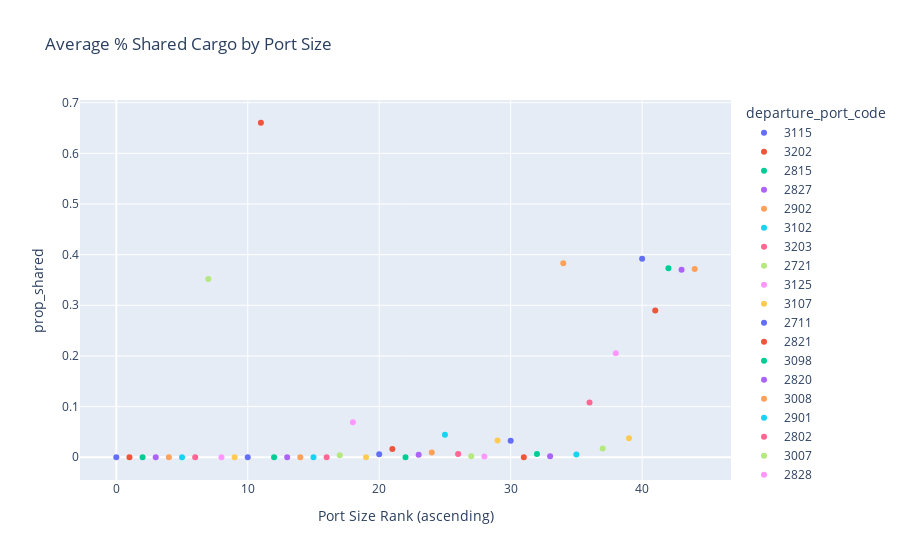

Notebook source saved alongside this figure:
### Code cell
px.scatter(port_share_df, x=port_share_df.index, y=port_share_df.prop_shared,
           color=port_share_df.departure_port_code,
           labels={'index':'Port Size Rank (ascending)'},
           title='Average % Shared Cargo by Port Size'
           )

### Figure 1 — Plotly figure (JSON) as saved in the notebook; plotly's stock layout.template omitted (floating-point values rounded to 4 significant figures)
{"data": [{"hovertemplate": "departure_port_code=3115<br>Port Size Rank (ascending)=%{x}<br>prop_shared=%{y}<extra></extra>", "legendgroup": "3115", "marker": {"color": "#636efa", "symbol": "circle"}, "mode": "markers", "name": "3115", "orientation": "v", "showlegend": true, "type": "scatter", "x": [0], "xaxis": "x", "y": [0], "yaxis": "y"}, {"hovertemplate": "departure_port_code=3202<br>Port Size Rank (ascending)=%{x}<br>prop_shared=%{y}<extra></extra>", "legendgroup": "3202", "marker": {"color": "#EF553B", "symbol": "circle"}, "mode": "markers", "name": "3202", "orientation": "v", "showlegend": true, "type": "scatter", "x": [1], "xaxis": "x", "y": [0], "yaxis": "y"}, {"hovertemplate": "departure_port_code=2815<br>Port Size Rank (ascending)=%{x}<br>prop_shared=%{y}<extra></extra>", "legendgroup": "2815", "marker": {"color": "#00cc96", "symbol": "circle"}, "mode": "markers", "name": "2815", "orientation": "v", "showlegend": true, "type": "scatter", "x": [2], "xaxis": "x", "y": [0], "yaxis": "y"}, {"hovertemplate": "departure_port_code=2827<br>Port Size Rank (ascending)=%{x}<br>prop_shared=%{y}<extra></extra>", "legendgroup": "2827", "marker": {"color": "#ab63fa", "symbol": "circle"}, "mode": "markers", "name": "2827", "orientation": "v", "showlegend": true, "type": "scatter", "x": [3], "xaxis": "x", "y": [0], "yaxis": "y"}, {"hovertemplate": "departure_port_code=2902<br>Port Size Rank (ascending)=%{x}<br>prop_shared=%{y}<extra></extra>", "legendgroup": "2902", "marker": {"color": "#FFA15A", "symbol": "circle"}, "mode": "markers", "name": "2902", "orientation": "v", "showlegend": true, "type": "scatter", "x": [4], "xaxis": "x", "y": [0], "yaxis": "y"}, {"hovertemplate": "departure_port_code=3102<br>Port Size Rank (ascending)=%{x}<br>prop_shared=%{y}<extra></extra>", "legendgroup": "3102", "marker": {"color": "#19d3f3", "symbol": "circle"}, "mode": "markers", "name": "3102", "orientation": "v", "showlegend": true, "type": "scatter", "x": [5], "xaxis": "x", "y": [0], "yaxis": "y"}, {"hovertemplate": "departure_port_code=3203<br>Port Size Rank (ascending)=%{x}<br>prop_shared=%{y}<extra></extra>", "legendgroup": "3203", "marker": {"color": "#FF6692", "symbol": "circle"}, "mode": "markers", "name": "3203", "orientation": "v", "showlegend": true, "type": "scatter", "x": [6], "xaxis": "x", "y": [0], "yaxis": "y"}, {"hovertemplate": "departure_port_code=2721<br>Port Size Rank (ascending)=%{x}<br>prop_shared=%{y}<extra></extra>", "legendgroup": "2721", "marker": {"color": "#B6E880", "symbol": "circle"}, "mode": "markers", "name": "2721", "orientation": "v", "showlegend": true, "type": "scatter", "x": [7], "xaxis": "x", "y": [0.3518], "yaxis": "y"}, {"hovertemplate": "departure_port_code=3125<br>Port Size Rank (ascending)=%{x}<br>prop_shared=%{y}<extra></extra>", "legendgroup": "3125", "marker": {"color": "#FF97FF", "symbol": "circle"}, "mode": "markers", "name": "3125", "orientation": "v", "showlegend": true, "type": "scatter", "x": [8], "xaxis": "x", "y": [0], "yaxis": "y"}, {"hovertemplate": "departure_port_code=3107<br>Port Size Rank (ascending)=%{x}<br>prop_shared=%{y}<extra></extra>", "legendgroup": "3107", "marker": {"color": "#FECB52", "symbol": "circle"}, "mode": "markers", "name": "3107", "orientation": "v", "showlegend": true, "type": "scatter", "x": [9], "xaxis": "x", "y": [0], "yaxis": "y"}, {"hovertemplate": "departure_port_code=2711<br>Port Size Rank (ascending)=%{x}<br>prop_shared=%{y}<extra></extra>", "legendgroup": "2711", "marker": {"color": "#636efa", "symbol": "circle"}, "mode": "markers", "name": "2711", "orientation": "v", "showlegend": true, "type": "scatter", "x": [10], "xaxis": "x", "y": [0], "yaxis": "y"}, {"hovertemplate": "departure_port_code=2821<br>Port Size Rank (ascending)=%{x}<br>prop_shared=%{y}<extra></extra>", "legendgroup": "2821", "marker": {"color": "#EF553B", "symbol": "circle"}, "mode": "markers", "name": "2821", "orientation": "v", "showlegend": true, "type": "scatter", "x": [11], "xaxis": "x", "y": [0.6604], "yaxis": "y"}, {"hovertemplate": "departure_port_code=3098<br>Port Size Rank (ascending)=%{x}<br>prop_shared=%{y}<extra></extra>", "legendgroup": "3098", "marker": {"color": "#00cc96", "symbol": "circle"}, "mode": "markers", "name": "3098", "orientation": "v", "showlegend": true, "type": "scatter", "x": [12], "xaxis": "x", "y": [0], "yaxis": "y"}, {"hovertemplate": "departure_port_code=2820<br>Port Size Rank (ascending)=%{x}<br>prop_shared=%{y}<extra></extra>", "legendgroup": "2820", "marker": {"color": "#ab63fa", "symbol": "circle"}, "mode": "markers", "name": "2820", "orientation": "v", "showlegend": true, "type": "scatter", "x": [13], "xaxis": "x", "y": [0], "yaxis": "y"}, {"hovertemplate": "departure_port_code=3008<br>Port Size Rank (ascending)=%{x}<br>prop_shared=%{y}<extra></extra>", "legendgroup": "3008", "marker": {"color": "#FFA15A", "symbol": "circle"}, "mode": "markers", "name": "3008", "orientation": "v", "showlegend": true, "type": "scatter", "x": [14], "xaxis": "x", "y": [0], "yaxis": "y"}, {"hovertemplate": "departure_port_code=2901<br>Port Size Rank (ascending)=%{x}<br>prop_shared=%{y}<extra></extra>", "legendgroup": "2901", "marker": {"color": "#19d3f3", "symbol": "circle"}, "mode": "markers", "name": "2901", "orientation": "v", "showlegend": true, "type": "scatter", "x": [15], "xaxis": "x", "y": [0], "yaxis": "y"}, {"hovertemplate": "departure_port_code=2802<br>Port Size Rank (ascending)=%{x}<br>prop_shared=%{y}<extra></extra>", "legendgroup": "2802", "marker": {"color": "#FF6692", "symbol": "circle"}, "mode": "markers", "name": "2802", "orientation": "v", "showlegend": true, "type": "scatter", "x": [16], "xaxis": "x", "y": [0], "yaxis": "y"}, {"hovertemplate": "departure_port_code=3007<br>Port Size Rank (ascending)=%{x}<br>prop_shared=%{y}<extra></extra>", "legendgroup": "3007", "marker": {"color": "#B6E880", "symbol": "circle"}, "mode": "markers", "name": "3007", "orientation": "v", "showlegend": true, "type": "scatter", "x": [17], "xaxis": "x", "y": [0.004082], "yaxis": "y"}, {"hovertemplate": "departure_port_code=2828<br>Port Size Rank (ascending)=%{x}<br>prop_shared=%{y}<extra></extra>", "legendgroup": "2828", "marker": {"color": "#FF97FF", "symbol": "circle"}, "mode": "markers", "name": "2828", "orientation": "v", "showlegend": true, "type": "scatter", "x": [18], "xaxis": "x", "y": [0.06926], "yaxis": "y"}, {"hovertemplate": "departure_port_code=2903<br>Port Size Rank (ascending)=%{x}<br>prop_shared=%{y}<extra></extra>", "legendgroup": "2903", "marker": {"color": "#FECB52", "symbol": "circle"}, "mode": "markers", "name": "2903", "orientation": "v", "showlegend": true, "type": "scatter", "x": [19], "xaxis": "x", "y": [0], "yaxis": "y"}, {"hovertemplate": "departure_port_code=2830<br>Port Size Rank (ascending)=%{x}<br>prop_shared=%{y}<extra></extra>", "legendgroup": "2830", "marker": {"color": "#636efa", "symbol": "circle"}, "mode": "markers", "name": "2830", "orientation": "v", "showlegend": true, "type": "scatter", "x": [20], "xaxis": "x", "y": [0.005756], "yaxis": "y"}, {"hovertemplate": "departure_port_code=2816<br>Port Size Rank (ascending)=%{x}<br>prop_shared=%{y}<extra></extra>", "legendgroup": "2816", "marker": {"color": "#EF553B", "symbol": "circle"}, "mode": "markers", "name": "2816", "orientation": "v", "showlegend": true, "type": "scatter", "x": [21], "xaxis": "x", "y": [0.0163], "yaxis": "y"}, {"hovertemplate": "departure_port_code=2810<br>Port Size Rank (ascending)=%{x}<br>prop_shared=%{y}<extra></extra>", "legendgroup": "2810", "marker": {"color": "#00cc96", "symbol": "circle"}, "mode": "markers", "name": "2810", "orientation": "v", "showlegend": true, "type": "scatter", "x": [22], "xaxis": "x", "y": [0], "yaxis": "y"}, {"hovertemplate": "departure_port_code=3026<br>Port Size Rank (ascending)=%{x}<br>prop_shared=%{y}<extra></extra>", "legendgroup": "3026", "marker": {"color": "#ab63fa", "symbol": "circle"}, "mode": "markers", "name": "3026", "orientation": "v", "showlegend": true, "type": "scatter", "x": [23], "xaxis": "x", "y": [0.005109], "yaxis": "y"}, {"hovertemplate": "departure_port_code=3010<br>Port Size Rank (ascending)=%{x}<br>prop_shared=%{y}<extra></extra>", "legendgroup": "3010", "marker": {"color": "#FFA15A", "symbol": "circle"}, "mode": "markers", "name": "3010", "orientation": "v", "showlegend": true, "type": "scatter", "x": [24], "xaxis": "x", "y": [0.009138], "yaxis": "y"}, {"hovertemplate": "departure_port_code=2809<br>Port Size Rank (ascending)=%{x}<br>prop_shared=%{y}<extra></extra>", "legendgroup": "2809", "marker": {"color": "#19d3f3", "symbol": "circle"}, "mode": "markers", "name": "2809", "orientation": "v", "showlegend": true, "type": "scatter", "x": [25], "xaxis": "x", "y": [0.04447], "yaxis": "y"}, {"hovertemplate": "departure_port_code=2812<br>Port Size Rank (ascending)=%{x}<br>prop_shared=%{y}<extra></extra>", "legendgroup": "2812", "marker": {"color": "#FF6692", "symbol": "circle"}, "mode": "markers", "name": "2812", "orientation": "v", "showlegend": true, "type": "scatter", "x": [26], "xaxis": "x", "y": [0.006467], "yaxis": "y"}, {"hovertemplate": "departure_port_code=3005<br>Port Size Rank (ascending)=%{x}<br>prop_shared=%{y}<extra></extra>", "legendgroup": "3005", "marker": {"color": "#B6E880", "symbol": "circle"}, "mode": "markers", "name": "3005", "orientation": "v", "showlegend": true, "type": "scatter", "x": [27], "xaxis": "x", "y": [0.001996], "yaxis": "y"}, {"hovertemplate": "departure_port_code=3127<br>Port Size Rank (ascending)=%{x}<br>prop_shared=%{y}<extra></extra>", "legendgroup": "3127", "marker": {"color": "#FF97FF", "symbol": "circle"}, "mode": "markers", "name": "3127", "orientation": "v", "showlegend": true, "type": "scatter", "x": [28], "xaxis": "x", "y": [0.001346], "yaxis": "y"}, {"hovertemplate": "departure_port_code=3006<br>Port Size Rank (ascending)=%{x}<br>prop_shared=%{y}<extra></extra>", "legendgroup": "3006", "marker": {"color": "#FECB52", "symbol": "circle"}, "mode": "markers", "name": "3006", "orientation": "v", "showlegend": true, "type": "scatter", "x": [29], "xaxis": "x", "y": [0.03323], "yaxis": "y"}, {"hovertemplate": "departure_port_code=2908<br>Port Size Rank (ascending)=%{x}<br>prop_shared=%{y}<extra></extra>", "legendgroup": "2908", "marker": {"color": "#636efa", "symbol": "circle"}, "mode": "markers", "name": "2908", "orientation": "v", "showlegend": true, "type": "scatter", "x": [30], "xaxis": "x", "y": [0.03266], "yaxis": "y"}, {"hovertemplate": "departure_port_code=2909<br>Port Size Rank (ascending)=%{x}<br>prop_shared=%{y}<extra></extra>", "legendgroup": "2909", "marker": {"color": "#EF553B", "symbol": "circle"}, "mode": "markers", "name": "2909", "orientation": "v", "showlegend": true, "type": "scatter", "x": [31], "xaxis": "x", "y": [0.0001197], "yaxis": "y"}, {"hovertemplate": "departure_port_code=3003<br>Port Size Rank (ascending)=%{x}<br>prop_shared=%{y}<extra></extra>", "legendgroup": "3003", "marker": {"color": "#00cc96", "symbol": "circle"}, "mode": "markers", "name": "3003", "orientation": "v", "showlegend": true, "type": "scatter", "x": [32], "xaxis": "x", "y": [0.006251], "yaxis": "y"}, {"hovertemplate": "departure_port_code=2905<br>Port Size Rank (ascending)=%{x}<br>prop_shared=%{y}<extra></extra>", "legendgroup": "2905", "marker": {"color": "#ab63fa", "symbol": "circle"}, "mode": "markers", "name": "2905", "orientation": "v", "showlegend": true, "type": "scatter", "x": [33], "xaxis": "x", "y": [0.001873], "yaxis": "y"}, {"hovertemplate": "departure_port_code=0005<br>Port Size Rank (ascending)=%{x}<br>prop_shared=%{y}<extra></extra>", "legendgroup": "0005", "marker": {"color": "#FFA15A", "symbol": "circle"}, "mode": "markers", "name": "0005", "orientation": "v", "showlegend": true, "type": "scatter", "x": [34], "xaxis": "x", "y": [0.383], "yaxis": "y"}, {"hovertemplate": "departure_port_code=2501<br>Port Size Rank (ascending)=%{x}<br>prop_shared=%{y}<extra></extra>", "legendgroup": "2501", "marker": {"color": "#19d3f3", "symbol": "circle"}, "mode": "markers", "name": "2501", "orientation": "v", "showlegend": true, "type": "scatter", "x": [35], "xaxis": "x", "y": [0.005338], "yaxis": "y"}, {"hovertemplate": "departure_port_code=2713<br>Port Size Rank (ascending)=%{x}<br>prop_shared=%{y}<extra></extra>", "legendgroup": "2713", "marker": {"color": "#FF6692", "symbol": "circle"}, "mode": "markers", "name": "2713", "orientation": "v", "showlegend": true, "type": "scatter", "x": [36], "xaxis": "x", "y": [0.1083], "yaxis": "y"}, {"hovertemplate": "departure_port_code=3126<br>Port Size Rank (ascending)=%{x}<br>prop_shared=%{y}<extra></extra>", "legendgroup": "3126", "marker": {"color": "#B6E880", "symbol": "circle"}, "mode": "markers", "name": "3126", "orientation": "v", "showlegend": true, "type": "scatter", "x": [37], "xaxis": "x", "y": [0.01738], "yaxis": "y"}, {"hovertemplate": "departure_port_code=2904<br>Port Size Rank (ascending)=%{x}<br>prop_shared=%{y}<extra></extra>", "legendgroup": "2904", "marker": {"color": "#FF97FF", "symbol": "circle"}, "mode": "markers", "name": "2904", "orientation": "v", "showlegend": true, "type": "scatter", "x": [38], "xaxis": "x", "y": [0.2054], "yaxis": "y"}, {"hovertemplate": "departure_port_code=3201<br>Port Size Rank (ascending)=%{x}<br>prop_shared=%{y}<extra></extra>", "legendgroup": "3201", "marker": {"color": "#FECB52", "symbol": "circle"}, "mode": "markers", "name": "3201", "orientation": "v", "showlegend": true, "type": "scatter", "x": [39], "xaxis": "x", "y": [0.03748], "yaxis": "y"}, {"hovertemplate": "departure_port_code=3001<br>Port Size Rank (ascending)=%{x}<br>prop_shared=%{y}<extra></extra>", "legendgroup": "3001", "marker": {"color": "#636efa", "symbol": "circle"}, "mode": "markers", "name": "3001", "orientation": "v", "showlegend": true, "type": "scatter", "x": [40], "xaxis": "x", "y": [0.3917], "yaxis": "y"}, {"hovertemplate": "departure_port_code=3002<br>Port Size Rank (ascending)=%{x}<br>prop_shared=%{y}<extra></extra>", "legendgroup": "3002", "marker": {"color": "#EF553B", "symbol": "circle"}, "mode": "markers", "name": "3002", "orientation": "v", "showlegend": true, "type": "scatter", "x": [41], "xaxis": "x", "y": [0.2895], "yaxis": "y"}, {"hovertemplate": "departure_port_code=2811<br>Port Size Rank (ascending)=%{x}<br>prop_shared=%{y}<extra></extra>", "legendgroup": "2811", "marker": {"color": "#00cc96", "symbol": "circle"}, "mode": "markers", "name": "2811", "orientation": "v", "showlegend": true, "type": "scatter", "x": [42], "xaxis": "x", "y": [0.3729], "yaxis": "y"}, {"hovertemplate": "departure_port_code=2709<br>Port Size Rank (ascending)=%{x}<br>prop_shared=%{y}<extra></extra>", "legendgroup": "2709", "marker": {"color": "#ab63fa", "symbol": "circle"}, "mode": "markers", "name": "2709", "orientation": "v", "showlegend": true, "type": "scatter", "x": [43], "xaxis": "x", "y": [0.3702], "yaxis": "y"}, {"hovertemplate": "departure_port_code=2704<br>Port Size Rank (ascending)=%{x}<br>prop_shared=%{y}<extra></extra>", "legendgroup": "2704", "marker": {"color": "#FFA15A", "symbol": "circle"}, "mode": "markers", "name": "2704", "orientation": "v", "showlegend": true, "type": "scatter", "x": [44], "xaxis": "x", "y": [0.3714], "yaxis": "y"}], "layout": {"legend": {"title": {"text": "departure_port_code"}, "tracegroupgap": 0}, "title": {"text": "Average % Shared Cargo by Port Size"}, "xaxis": {"anchor": "y", "domain": [0, 1], "title": {"text": "Port Size Rank (ascending)"}}, "yaxis": {"anchor": "x", "domain": [0, 1], "title": {"text": "prop_shared"}}}}
